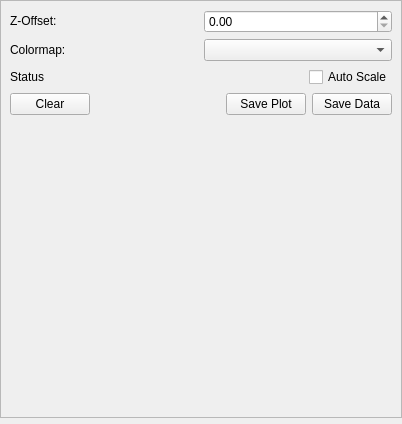
<?xml version="1.0" encoding="UTF-8"?>
<ui version="4.0">
 <class>Form</class>
 <widget class="QWidget" name="Form">
  <property name="geometry">
   <rect>
    <x>0</x>
    <y>0</y>
    <width>402</width>
    <height>424</height>
   </rect>
  </property>
  <property name="sizePolicy">
   <sizepolicy hsizetype="Expanding" vsizetype="Expanding">
    <horstretch>0</horstretch>
    <verstretch>0</verstretch>
   </sizepolicy>
  </property>
  <property name="minimumSize">
   <size>
    <width>0</width>
    <height>0</height>
   </size>
  </property>
  <property name="windowTitle">
   <string>Waterfall</string>
  </property>
  <property name="autoFillBackground">
   <bool>false</bool>
  </property>
  <layout class="QGridLayout" name="gridLayout">
   <property name="leftMargin">
    <number>0</number>
   </property>
   <property name="topMargin">
    <number>0</number>
   </property>
   <property name="rightMargin">
    <number>0</number>
   </property>
   <property name="bottomMargin">
    <number>6</number>
   </property>
   <property name="horizontalSpacing">
    <number>6</number>
   </property>
   <property name="verticalSpacing">
    <number>0</number>
   </property>
   <item row="1" column="0">
    <widget class="QFrame" name="frame">
     <property name="frameShape">
      <enum>QFrame::Shape::StyledPanel</enum>
     </property>
     <property name="frameShadow">
      <enum>QFrame::Shadow::Raised</enum>
     </property>
     <layout class="QVBoxLayout" name="verticalLayout">
      <property name="leftMargin">
       <number>9</number>
      </property>
      <property name="topMargin">
       <number>9</number>
      </property>
      <item>
       <layout class="QHBoxLayout" name="horizontalLayout">
        <item>
         <layout class="QVBoxLayout" name="verticalLayout_connection" stretch="">
          <property name="sizeConstraint">
           <enum>QLayout::SizeConstraint::SetMaximumSize</enum>
          </property>
         </layout>
        </item>
        <item>
         <layout class="QVBoxLayout" name="verticalLayout_2"/>
        </item>
        <item>
         <layout class="QVBoxLayout" name="verticalLayout_settings">
          <property name="sizeConstraint">
           <enum>QLayout::SizeConstraint::SetMinimumSize</enum>
          </property>
         </layout>
        </item>
       </layout>
      </item>
      <item>
       <layout class="QHBoxLayout" name="horizontalLayout_5">
        <item>
         <widget class="QLabel" name="label_integrationTime">
          <property name="sizePolicy">
           <sizepolicy hsizetype="Minimum" vsizetype="Fixed">
            <horstretch>0</horstretch>
            <verstretch>0</verstretch>
           </sizepolicy>
          </property>
          <property name="text">
           <string>Z-Offset:</string>
          </property>
         </widget>
        </item>
        <item>
         <widget class="QDoubleSpinBox" name="doubleSpinBox_zOffset"/>
        </item>
       </layout>
      </item>
      <item>
       <layout class="QHBoxLayout" name="horizontalLayout_6">
        <item>
         <widget class="QLabel" name="label_2">
          <property name="text">
           <string>Colormap:</string>
          </property>
         </widget>
        </item>
        <item>
         <widget class="QComboBox" name="comboBox_colormap"/>
        </item>
       </layout>
      </item>
      <item>
       <layout class="QHBoxLayout" name="horizontalLayout_4">
        <item>
         <widget class="QLabel" name="label_status">
          <property name="text">
           <string>Status</string>
          </property>
         </widget>
        </item>
        <item>
         <spacer name="horizontalSpacer">
          <property name="orientation">
           <enum>Qt::Orientation::Horizontal</enum>
          </property>
          <property name="sizeHint" stdset="0">
           <size>
            <width>40</width>
            <height>20</height>
           </size>
          </property>
         </spacer>
        </item>
        <item>
         <widget class="QCheckBox" name="checkBox_autoScale">
          <property name="text">
           <string>Auto Scale</string>
          </property>
         </widget>
        </item>
       </layout>
      </item>
      <item>
       <layout class="QVBoxLayout" name="verticalLayout_acquisition">
        <item>
         <layout class="QHBoxLayout" name="horizontalLayout_2">
          <property name="sizeConstraint">
           <enum>QLayout::SizeConstraint::SetMinimumSize</enum>
          </property>
          <item>
           <widget class="QPushButton" name="pushButton_clear">
            <property name="text">
             <string>Clear</string>
            </property>
           </widget>
          </item>
          <item>
           <spacer name="horizontalSpacer_2">
            <property name="orientation">
             <enum>Qt::Orientation::Horizontal</enum>
            </property>
            <property name="sizeHint" stdset="0">
             <size>
              <width>40</width>
              <height>20</height>
             </size>
            </property>
           </spacer>
          </item>
          <item>
           <widget class="QPushButton" name="pushButton_savePlot">
            <property name="text">
             <string>Save Plot</string>
            </property>
           </widget>
          </item>
          <item>
           <widget class="QPushButton" name="pushButton_saveData">
            <property name="text">
             <string>Save Data</string>
            </property>
           </widget>
          </item>
         </layout>
        </item>
       </layout>
      </item>
      <item>
       <widget class="QWidget" name="widget_plot" native="true">
        <property name="sizePolicy">
         <sizepolicy hsizetype="Expanding" vsizetype="Expanding">
          <horstretch>0</horstretch>
          <verstretch>0</verstretch>
         </sizepolicy>
        </property>
        <property name="minimumSize">
         <size>
          <width>380</width>
          <height>200</height>
         </size>
        </property>
       </widget>
      </item>
     </layout>
    </widget>
   </item>
  </layout>
 </widget>
 <resources/>
 <connections/>
</ui>
